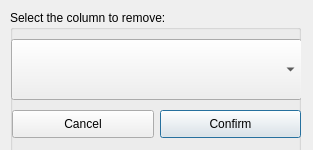
<?xml version="1.0" encoding="UTF-8"?>
<ui version="4.0">
 <class>removeColumnDialog</class>
 <widget class="QDialog" name="removeColumnDialog">
  <property name="geometry">
   <rect>
    <x>0</x>
    <y>0</y>
    <width>313</width>
    <height>150</height>
   </rect>
  </property>
  <property name="minimumSize">
   <size>
    <width>313</width>
    <height>150</height>
   </size>
  </property>
  <property name="maximumSize">
   <size>
    <width>313</width>
    <height>150</height>
   </size>
  </property>
  <property name="windowTitle">
   <string>XLS-Polisher - Remove Column</string>
  </property>
  <widget class="QGroupBox" name="groupBox">
   <property name="geometry">
    <rect>
     <x>10</x>
     <y>10</y>
     <width>291</width>
     <height>151</height>
    </rect>
   </property>
   <property name="title">
    <string>Select the column to remove:</string>
   </property>
   <widget class="QComboBox" name="colComboBox">
    <property name="geometry">
     <rect>
      <x>1</x>
      <y>29</y>
      <width>291</width>
      <height>61</height>
     </rect>
    </property>
   </widget>
   <widget class="QWidget" name="layoutWidget">
    <property name="geometry">
     <rect>
      <x>-30</x>
      <y>100</y>
      <width>291</width>
      <height>30</height>
     </rect>
    </property>
    <layout class="QHBoxLayout" name="horizontalLayout"/>
   </widget>
   <widget class="QPushButton" name="confirmButton">
    <property name="geometry">
     <rect>
      <x>150</x>
      <y>100</y>
      <width>141</width>
      <height>28</height>
     </rect>
    </property>
    <property name="text">
     <string>Confirm</string>
    </property>
    <property name="icon">
     <iconset>
      <normalon>:/icons/icons/correct6.png</normalon>
     </iconset>
    </property>
   </widget>
   <widget class="QPushButton" name="cancelButton">
    <property name="geometry">
     <rect>
      <x>2</x>
      <y>100</y>
      <width>142</width>
      <height>28</height>
     </rect>
    </property>
    <property name="text">
     <string>Cancel</string>
    </property>
    <property name="icon">
     <iconset>
      <normalon>:/icons/icons/cross18.png</normalon>
     </iconset>
    </property>
   </widget>
  </widget>
 </widget>
 <resources>
  <include location="resources/resources.qrc"/>
 </resources>
 <connections/>
</ui>
